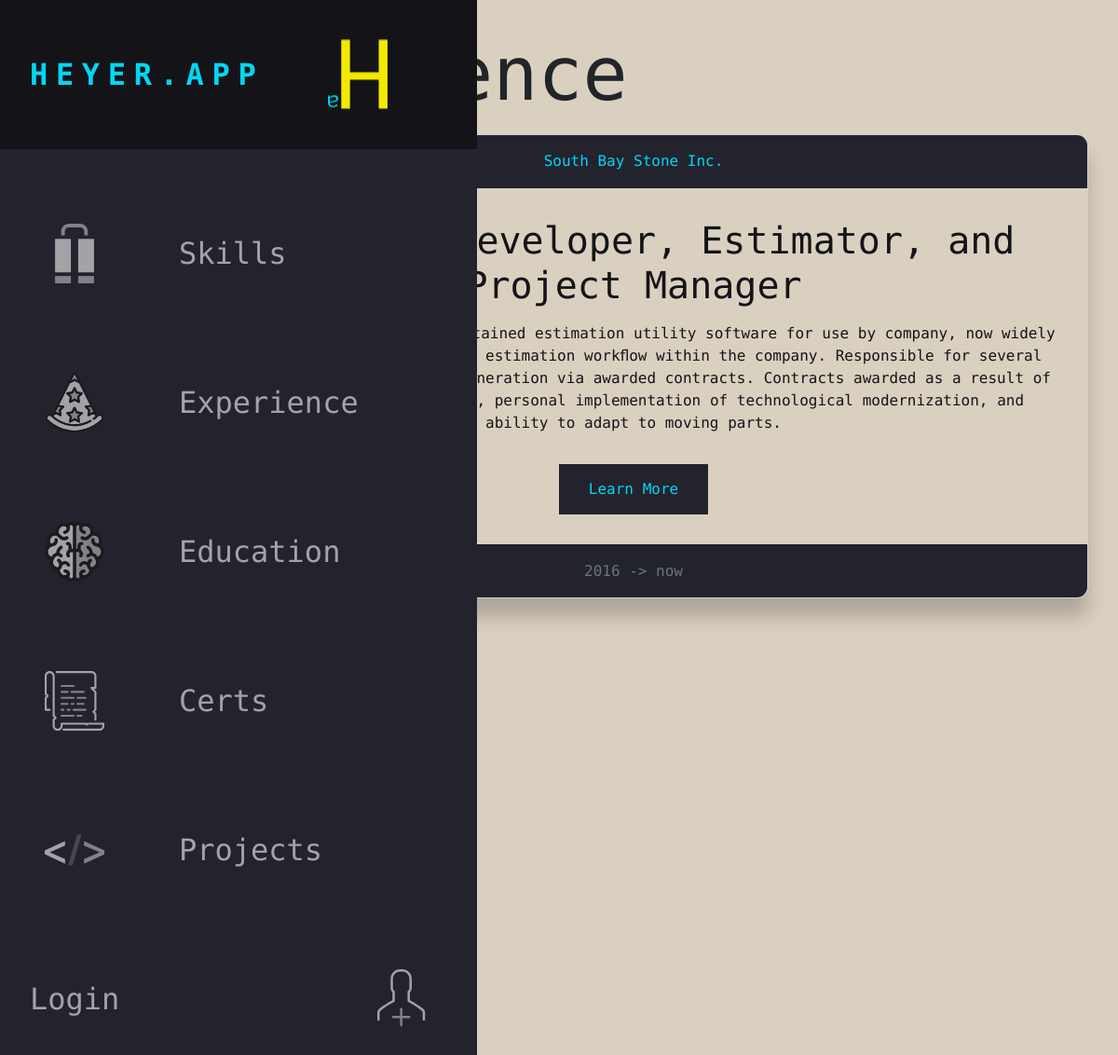
The page /experience/ on the database as committed earlier.
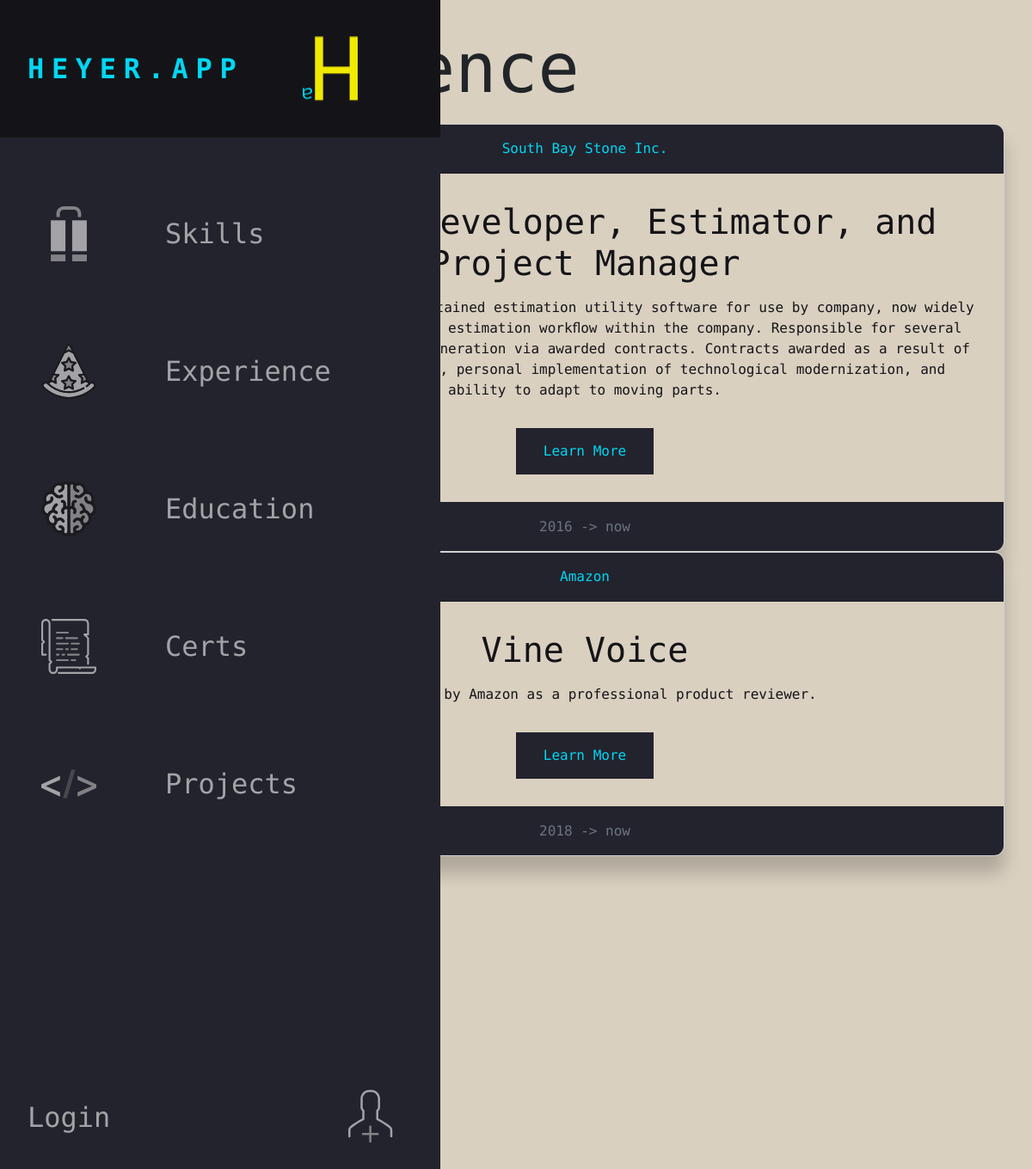
The same page on the database as committed later.
### Portfolio/models.py (models this page shows, shortened)
class Experience(models.Model):
    company = models.CharField(verbose_name="Company", max_length = 256, name = "company")
    position = models.CharField(verbose_name="Position", max_length = 256, name = "position", default=None)
    description = models.CharField(verbose_name="Description", max_length = 2048, name = "description", default=None)
    start_year = models.CharField(verbose_name="Start Year", max_length = 4, name = "start_year")
    end_year = models.CharField(verbose_name="End Year", max_length = 4, name = "end_year", default="now")
    link = models.URLField(verbose_name="Link", max_length=256, default= "https://heyer.app")
    class Meta:
        ordering = ["-pk"]
        verbose_name = "Experience"
        verbose_name_plural = "Experience"

### Portfolio/views.py (the view)
# urls.py: path("experience/", views.Experience.as_view(), name="experience"),
class Experience(ListView):
    model = models.Experience
    template_name = "Portfolio/experience.html"

### Portfolio/templates/Portfolio/experience.html (shortened to what this page needs)
{% extends "base.html" %}
{% block head %}
<link href="https://cdn.jsdelivr.net/npm/bootstrap@5.2.1/dist/css/bootstrap.min.css" rel="stylesheet">
{% endblock %}
{% block content %}
  <main>
    <h1>Experience </h1>
    {% for item in object_list reversed %}
    <div class="biz-card simple-border-shadow card text-center">
      <div class="biz-card-hf card-header">
        {{item.company}}
      </div>
      <div class="biz-card-body card-body">
        <h5 class="card-title">{{item.position }}</h5>
        <p class="card-text">{{item.description}}</p>
        <a href="{{item.link}}" class="button">Learn More</a>
      </div>
      <div class="biz-card-hf card-footer text-muted">
        {{item.start_year}} -> {{item.end_year}}
      </div>
    </div>
    {% endfor %}
  </main>
{% endblock %}

Rows that differ between the two databases and show on the page:
added Experience: company "Amazon", position "Vine Voice", description "Contracted by Amazon as a professional product reviewer.", start_year "2018", end_year "now"
